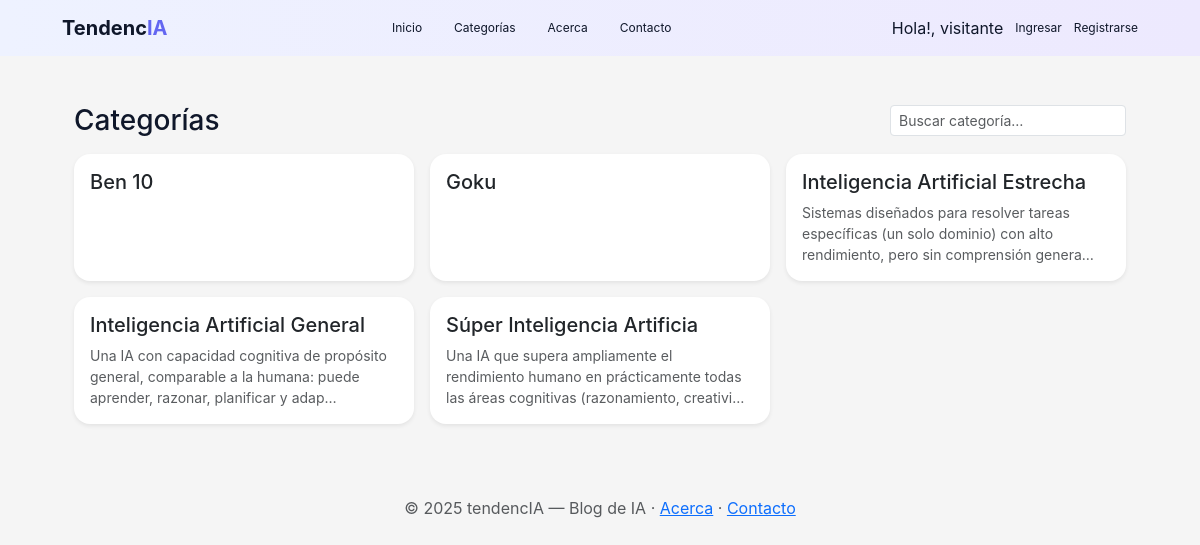
Page /categorias/ on the committed database.
### apps/posts/models.py (models this page shows, shortened)
class Categoria(models.Model):
    nombre = models.CharField(max_length=50, unique=True)
    descripcion = models.TextField(blank=True, null=True)
    parent = models.ForeignKey(
        'self',
        on_delete=models.SET_NULL,
        null=True,
        blank=True,
        related_name='subcategorias'
    )
    class Meta:
        ordering = ['nombre']
        verbose_name = 'Categoría'
        verbose_name_plural = 'Categorías'

### apps/posts/views.py (the view)
# urls.py: path("categorias/", views.categorias_index, name="categorias"),          # <-- NUEVA
def categorias_index(request):
    q = request.GET.get("q", "").strip()
    categorias = Categoria.objects.all().order_by("nombre")
    if q:
        categorias = categorias.filter(nombre__icontains=q)
    return render(request, "posts/categorias.html", {
        "categorias": categorias,
        "q": q,
        "titulo_pagina": "Categorías",
    })

### apps/posts/templates/posts/categorias.html (shortened to what this page needs)
{% extends "base.html" %}
{% block content %}
<div class="container py-4">
  <div class="d-flex justify-content-between align-items-center mb-3">
    <h1 class="h3 mb-0">{{ titulo_pagina }}</h1>
    <form method="get" class="d-flex" role="search">
      <input name="q" value="{{ q }}" class="form-control form-control-sm" placeholder="Buscar categoría…">
    </form>
  </div>
  {% if categorias %}
    <div class="row g-3">
      {% for cat in categorias %}
        <div class="col-12 col-sm-6 col-lg-4">
          <a href="{% url 'posts:feed_categoria' cat.pk %}" class="text-decoration-none">
            <div class="card h-100 shadow-sm">
              <div class="card-body">
                <div class="d-flex justify-content-between align-items-start">
                  <h2 class="h5 mb-1">{{ cat.nombre }}</h2>
                </div>
                {% if cat.descripcion %}
                  <p class="text-muted small mb-0 mt-1">{{ cat.descripcion|truncatechars:120 }}</p>
                {% endif %}
              </div>
            </div>
          </a>
        </div>
      {% endfor %}
    </div>
  {% else %}
    <div class="alert alert-info">No hay categorías que coincidan con tu búsqueda.</div>
  {% endif %}
</div>
{% endblock %}

### tendencIA/static/css/site.css (style rules this page uses)
:root { --brand: #F5F5F5; --brand-dark: #F5F5F5; --bg: #F5F5F5; --card: #ffffff; --muted: #475569; --radius: 16px; --shadow: 0 6px 20px rgba(16, 24, 40, .08); --shadow-hover: 0 10px 30px rgba(16, 24, 40, .14); --purple: #6366F1; --navbar-color: #0F172A; }
html, body { background: var(--bg); font-family: 'Inter', sans-serif; color: var(--navbar-color); }
.container { max-width: 1100px; }
.card { border: 0; border-radius: var(--radius); box-shadow: var(--shadow); transition: transform .15s ease, box-shadow .15s ease; background: var(--card); }

### rows in the picture
Categoria: nombre "Ben 10"
Categoria: nombre "Goku"
Categoria: nombre "Inteligencia Artificial Estrecha", descripcion "Sistemas diseñados para resolver tareas específicas (un solo dominio) con alto rendimiento, pero sin comprensión genera…"
Categoria: nombre "Inteligencia Artificial General", descripcion "Una IA con capacidad cognitiva de propósito general, comparable a la humana: puede aprender, razonar, planificar y adap…"
Categoria: nombre "Súper Inteligencia Artificia", descripcion "Una IA que supera ampliamente el rendimiento humano en prácticamente todas las áreas cognitivas (razonamiento, creativi…"

### other values in the picture
{{ titulo_pagina }} "Categorías"
